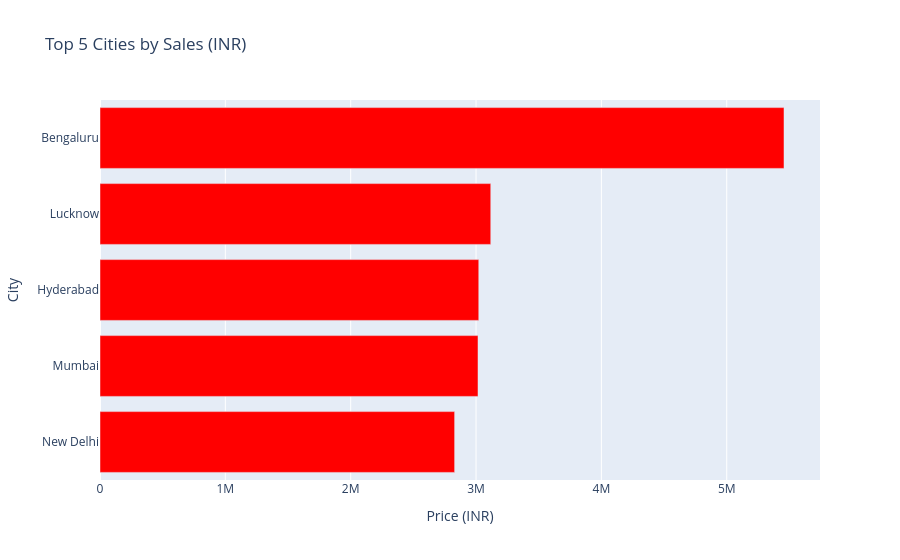

This figure's notebook cell:
### Markdown cell above
### TOP 5 Cities by sales

### Code cell
top_5_cities = (
    df.groupby('City')['Price (INR)']
      .sum()
      .nlargest(5)
      .sort_values()
      .reset_index()
)

fig = px.bar(
    top_5_cities,
    x='Price (INR)',
    y='City',
    orientation='h',
    title='Top 5 Cities by Sales (INR)',
    color_discrete_sequence=['red']
)

fig.show()

### Figure 1 — Plotly figure (JSON) as saved in the notebook; plotly's stock layout.template omitted (floating-point values rounded to 4 significant figures)
{"data": [{"hovertemplate": "Price (INR)=%{x}<br>City=%{y}<extra></extra>", "legendgroup": "", "marker": {"color": "red", "pattern": {"shape": ""}}, "name": "", "orientation": "h", "showlegend": false, "textposition": "auto", "type": "bar", "x": [2829000.0, 3016000.0, 3022000.0, 3117000.0, 5457000.0], "xaxis": "x", "y": ["New Delhi", "Mumbai", "Hyderabad", "Lucknow", "Bengaluru"], "yaxis": "y"}], "layout": {"barmode": "relative", "legend": {"tracegroupgap": 0}, "title": {"text": "Top 5 Cities by Sales (INR)"}, "xaxis": {"anchor": "y", "domain": [0, 1], "title": {"text": "Price (INR)"}}, "yaxis": {"anchor": "x", "domain": [0, 1], "title": {"text": "City"}}}}
